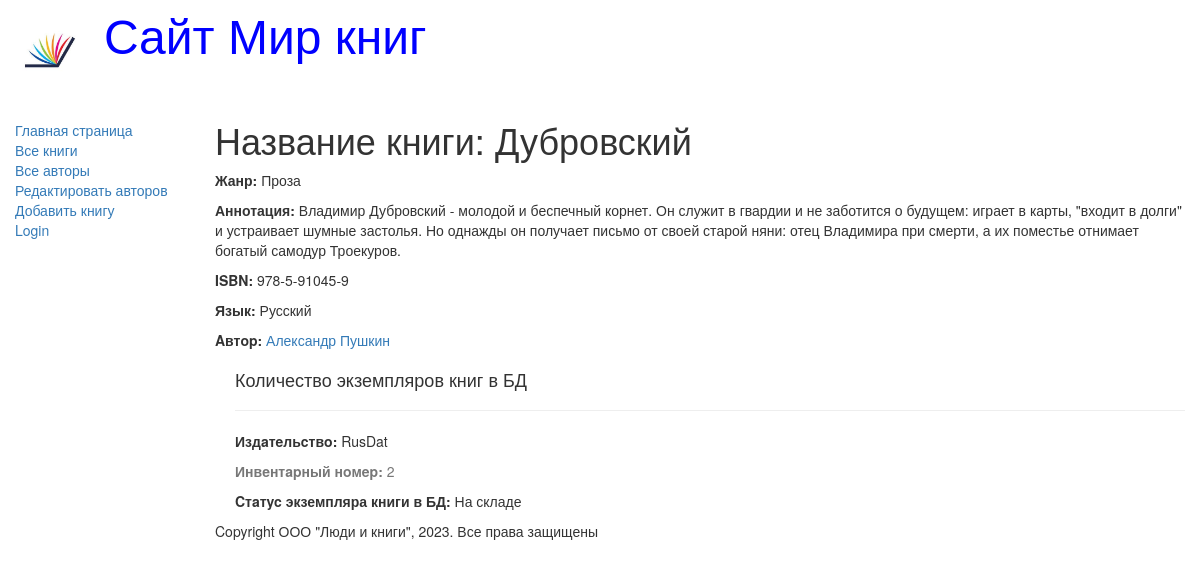
Before: /book/2 with the older database file.
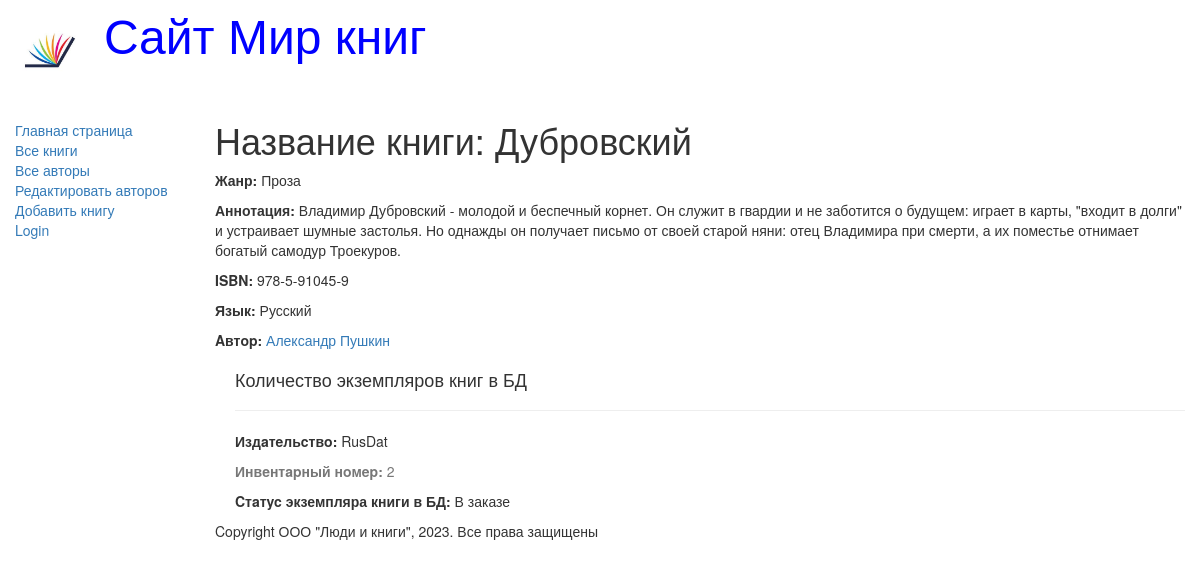
After: the same page with the newer database file.
### catalog/models.py (models this page shows, shortened)
class BookInstance(models.Model):
    book = models.ForeignKey('Book', on_delete=models.CASCADE, null=True)
    inv_nom = models.CharField(max_length=20, null=True, help_text='Введите инвентарный номер экземпляра', verbose_name='Инвентарный номер')
    imprint = models.CharField(max_length=200, help_text='Введите издательство и год выnуска', verbose_name='Издательство')
    status = models.ForeignKey('Status', on_delete=models.CASCADE, null=True, help_text='Изменить состояние экземпляра', verbose_name='Cтaтyc экземпляра книги')
    due_back = models.DateField(null=True, blank=True, help_text='Введите конец срока статуса', verbose_name='Дaтa окончания статуса')
    borrower = models.ForeignKey(User, on_delete=models.SET_NULL, null=True, blank=True, verbose_name='Заказчик', help_text='Выберите заказчика книги')

class Status(models.Model):
    name = models.CharField(max_length=20, help_text='Введите статус экземпляра книги', verbose_name='Cтaтyc экземпляра книги')
    def __str__(self):
        return self.name

### catalog/views.py (the view)
# urls.py: url(r'^book/(?P<pk>\d+)$', views.BookDetailView.as_view(), name='book-detail'),
class BookDetailView(generic.DetailView):
    model = Book

### catalog/models.py (called while the page is built)
    def __str__(self):
        return self.name

    def __str__(self):
        return self.name

### catalog/templates/catalog/book_detail.html (shortened to what this page needs)
{% extends "base_generic.html" %}
{% block content %}
    <h1>Название книги: {{ book.title }}</h1>
    <p><strong>Жанр:</strong> {{ book.genre }}</p>
    <p><strong>Аннотация:</strong> {{ book.summary }}</p>
    <p><strong>ISBN:</strong> {{ book.isbn }}</p>
    <p><strong>Язык:</strong> {{ book.language }}</p>
    {% for author in book.author.all %}
        <p><strong>Aвтop:</strong><a href=""> {{ author.first_name }} {{ author.last_name }}</a></p>
    {% endfor %}
    <div style="margin-left: 20px; margin-top: 20px">
        <h4>Количество экземпляров книг в БД</h4>
        {% for copy in book.bookinstance_set.all %}
            <hr>
            <p><strong>Издaтeльcтвo:</strong> {{ copy.imprint }}</p>
            <p class="text-muted"><strong>Инвeнтapный нoмep:</strong> {{ copy.id }}</p>
            <p><strong>Cтaтyc экземпляра книги в БД:</strong> {{ copy.status }}</p>
        {% endfor %}
    </div>
{% endblock %}

Changed rows visible on the page:
changed BookInstance "RusDat": status "На складе" → "В заказе"
